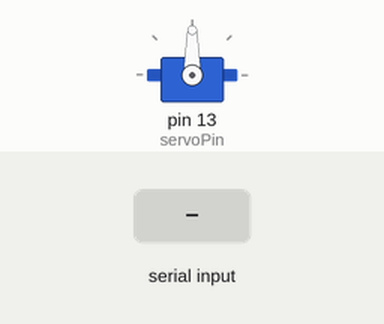
Simulated run of this sketch. Board: Arduino Uno, built with avr-gcc and run on an emulated ATmega328P. Parts: servo. The inputs (shaded band) are chosen by the test bench. What the sketch prints to the serial monitor is not drawn.

Above: at 1.2 s.
1.3 s: "30,150\n" received over Serial
At 3.5 s:
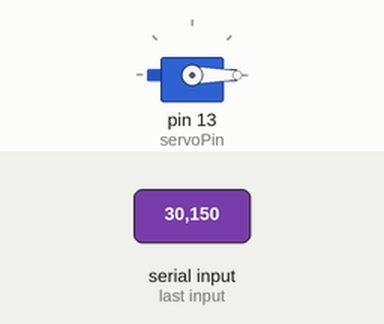
3.8 s: "90,45\n" received over Serial
At 4.4 s:
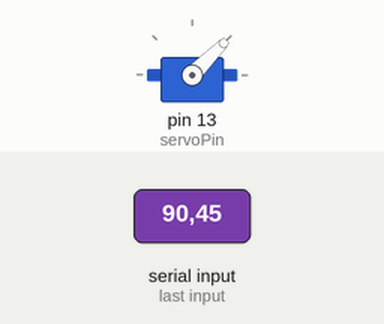
6.3 s: "200\n" received over Serial
At 7.1 s:
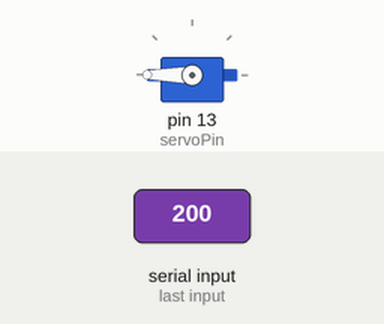
Timing chart, 0 to 9.3 s (numbered marks = the images above; inputs shaded):
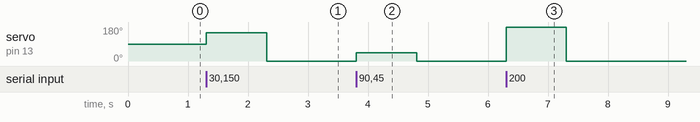

Measured:
- after the input at 1.3 s, servo on pin 13 (servoPin): 90° → 150° at once, → 0° 1.0 s later
- after the input at 3.8 s, servo on pin 13 (servoPin): 0° → 45° at once, → 0° 1.0 s later
- after the input at 6.3 s, servo on pin 13 (servoPin): 0° → 180° at once, → 0° 1.0 s later

The sketch:

servo_basics.ino
```cpp
#include<Servo.h>
Servo myServo;
int servoPin=13;
int servoAngle;

void setup() {
  // put your setup code here, to run once:
  Serial.begin(9600);
  myServo.attach(servoPin);// declaring that servoPin is attached to your servo


}

void loop() {
  // put your main code here, to run repeatedly:
  Serial.print("What is the angle for your servo:");
  while(Serial.available()==0){
  }
  servoAngle=Serial.parseInt();
  Serial.println(servoAngle);
  myServo.write(servoAngle);

}
```
